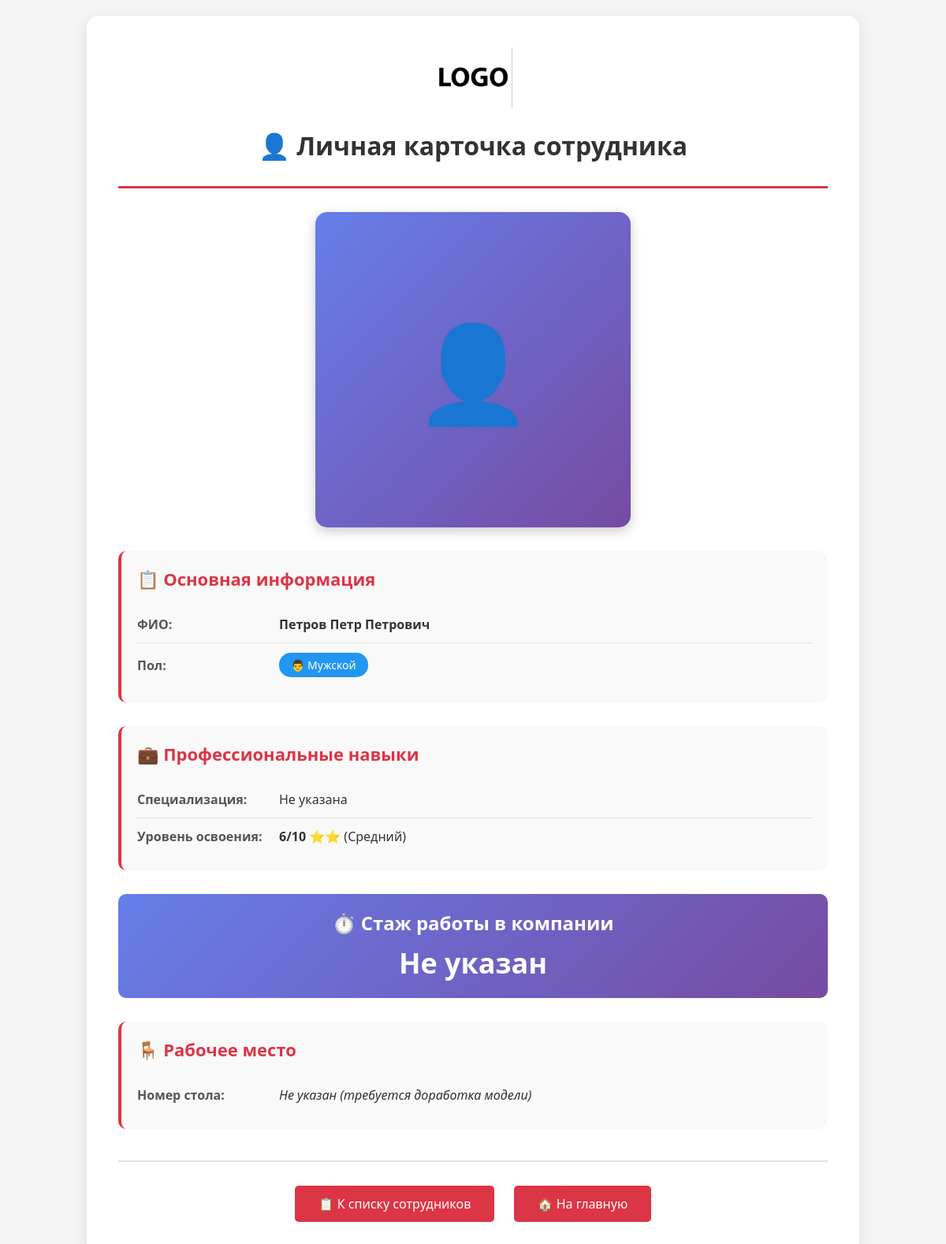
Screenshot of /person/4/ (signed in) with the database file from the repository.
### workers/models.py (models this page shows, shortened)
class Person(models.Model):
    name = models.CharField(
        'ФИО (при наличии)',
        max_length=200,
        null=True,
        help_text='Полное имя сотрудника'
    )
    sex = models.CharField(
        'Пол',
        choices=CHOICE_SEX,
        null=True,
        max_length=10  # ИСПРАВЛЕНО: увеличен размер поля
    )
    skills = models.CharField(
        'Навыки',
        choices=CHOICE_SKILLS,
        null=True,
        max_length=50  # ИСПРАВЛЕНО: увеличен размер для новых названий
    )
    skill_level = models.CharField(
        'Уровень освоения навыка',
        choices=CHOICE_SKILL_LEVEL,
        max_length=2,  # ИСПРАВЛЕНО: достаточно 2 символов для '10'
        null=True
    )
    description = models.TextField(  # ИСПРАВЛЕНО: TextField для длинного текста
        'Описание',
        blank=True,
        null=True,
        help_text='Дополнительная информация о сотруднике'
    )
    is_on_main = models.BooleanField(
        'Показывать на главной',
        default=False,
        help_text='Отметьте, если сотрудник должен отображаться на главной странице'
    )
    employment_date = models.DateField(
        'Дата приёма на работу',
        auto_now=False,
        auto_now_add=False,
        null=True,
        blank=True,
        help_text='Дата, когда сотрудник был принят на работу'
    )
    gallery = models.ImageField(
        'Фото сотрудника',
        upload_to='images/',  # ИСПРАВЛЕНО: добавлен слэш
        null=True,
        blank=True,
        help_text='Основное фото сотрудника'
    )
    class Meta:
        ordering = ['-employment_date']  # ИСПРАВЛЕНО: сортировка по дате (новые первые)
        verbose_name = 'IT-специалист'
        verbose_name_plural = 'IT-специалисты'

### workers/views.py (the view)
# urls.py: path('person/<int:pk>/', detail, name='detail'),
@login_required
def detail(request, pk):
    template_name = 'HomeWork/detail.html'
    person = get_object_or_404(Person, pk=pk)
    context = {
        'person': person,  # Передаём объект сотрудника в шаблон
    }
    return render(request, template_name, context)

### templates/HomeWork/detail.html (shortened to what this page needs)
<!DOCTYPE html>
<html lang="ru">
<head>
    {% load static %}
</head>
<body>
    <div class="container">
        <header>
            <img src="{% static 'img/1.jpeg' %}" alt="Логотип компании" />
            <h1>👤 Личная карточка сотрудника</h1>
        </header>
        <div class="main-photo">
            {% if person.gallery %}
                <img src="{{ person.gallery.url }}" alt="{{ person.name }}" />
            {% else %}
                <div class="no-main-photo">👤</div>
            {% endif %}
        </div>
        <div class="info-section">
            <h2>📋 Основная информация</h2>
            <div class="info-row">
                <div class="info-label">ФИО:</div>
                <div class="info-value">
                    <strong>{{ person.name|default:"Не указано" }}</strong>
                </div>
            </div>
            <div class="info-row">
                <div class="info-label">Пол:</div>
                <div class="info-value">
                    {% if person.sex == 'male' %}
                        <span class="badge badge-male">👨 {{ person.get_sex_display }}</span>
                    {% elif person.sex == 'female' %}
                        <span class="badge badge-female">👩 {{ person.get_sex_display }}</span>
                    {% else %}
                        Не указан
                    {% endif %}
                </div>
            </div>
        </div>
        <div class="info-section">
            <h2>💼 Профессиональные навыки</h2>
            <div class="info-row">
                <div class="info-label">Специализация:</div>
                <div class="info-value">
                    {% if person.skills == 'frontend' %}
                        <span class="badge badge-frontend">💻 {{ person.get_skills_display }}</span>
                    {% elif person.skills == 'backend' %}
                        <span class="badge badge-backend">⚙️ {{ person.get_skills_display }}</span>
                    {% elif person.skills == 'testing' %}
                        <span class="badge badge-testing">🔍 {{ person.get_skills_display }}</span>
                    {% elif person.skills == 'project_management' %}
                        <span class="badge badge-management">📊 {{ person.get_skills_display }}</span>
                    {% else %}
                        Не указана
                    {% endif %}
                </div>
            </div>
            <div class="info-row">
                <div class="info-label">Уровень освоения:</div>
                <div class="info-value">
                    {% if person.skill_level %}
                        <strong>{{ person.skill_level }}/10</strong>
                        {% if person.skill_level|add:"0" >= 8 %}
                            ⭐⭐⭐ (Эксперт)
                        {% elif person.skill_level|add:"0" >= 5 %}
                            ⭐⭐ (Средний)
                        {% else %}
                            ⭐ (Начинающий)
                        {% endif %}
                    {% else %}
                        Не указан
                    {% endif %}
                </div>
            </div>
        </div>
        <div class="experience-highlight">
            ⏱️ Стаж работы в компании
            <span>
                {% if person.employment_date %}
                    {{ person.get_work_experience_days }} дней
                {% else %}
                    Не указан
                {% endif %}
            </span>
        </div>
        <div class="info-section">
            <h2>🪑 Рабочее место</h2>
            <div class="info-row">
                <div class="info-label">Номер стола:</div>
                <div class="info-value">
                    <em>Не указан (требуется доработка модели)</em>
                </div>
            </div>
        </div>
        <div class="nav-links">
            <a href="{% url 'workers:list' %}">📋 К списку сотрудников</a>
            <a href="{% url 'workers:home' %}">🏠 На главную</a>
        </div>
    </div>
</body>
</html>

### templates/HomeWork/detail.html (style rules this page uses)
body { font-family: 'Segoe UI', Tahoma, Geneva, Verdana, sans-serif; margin: 0; padding: 20px; background-color: #f5f5f5; }
.container { max-width: 900px; margin: 0 auto; background: white; padding: 40px; border-radius: 15px; box-shadow: 0 4px 20px rgba(0,0,0,0.1); }
header { text-align: center; margin-bottom: 30px; padding-bottom: 20px; border-bottom: 3px solid #dc3545; }
header img { width: 100px; margin-bottom: 10px; }
h1 { color: #333; margin: 10px 0; }
.main-photo { text-align: center; margin: 30px 0; }
.no-main-photo { width: 400px; max-width: 100%; height: 400px; background: linear-gradient(135deg, #667eea 0%, #764ba2 100%); border-radius: 15px; display: flex; align-items: center; justify-content: center; color: white; font-size: 120px; margin: 0 auto; box-shadow: 0 5px 15px rgba(0,0,0,0.2); }
.info-section { margin: 30px 0; padding: 20px; background: #f9f9f9; border-radius: 10px; border-left: 4px solid #dc3545; }
.info-section h2 { color: #dc3545; margin-top: 0; margin-bottom: 20px; font-size: 22px; }
.info-row { display: grid; grid-template-columns: 180px 1fr; padding: 12px 0; border-bottom: 1px solid #e0e0e0; align-items: center; }
.info-row:last-child { border-bottom: none; }
.info-label { font-weight: 600; color: #555; }
.info-value { color: #333; font-size: 16px; }
.badge { display: inline-block; padding: 6px 15px; border-radius: 15px; font-size: 14px; font-weight: 500; color: white; }
.badge-male { background: #2196F3; }
.nav-links { text-align: center; margin-top: 40px; padding-top: 30px; border-top: 2px solid #e0e0e0; }
.nav-links a { display: inline-block; padding: 12px 30px; background: #dc3545; color: white; text-decoration: none; border-radius: 5px; margin: 0 10px; transition: background 0.3s; }
.experience-highlight { background: linear-gradient(135deg, #667eea 0%, #764ba2 100%); color: white; padding: 20px; border-radius: 10px; text-align: center; font-size: 24px; font-weight: bold; margin: 20px 0; }
.experience-highlight span { font-size: 36px; display: block; margin-top: 10px; }

### rows the page displays
Person: name "Петров Петр Петрович", sex "Мужской", skill_level "6"
